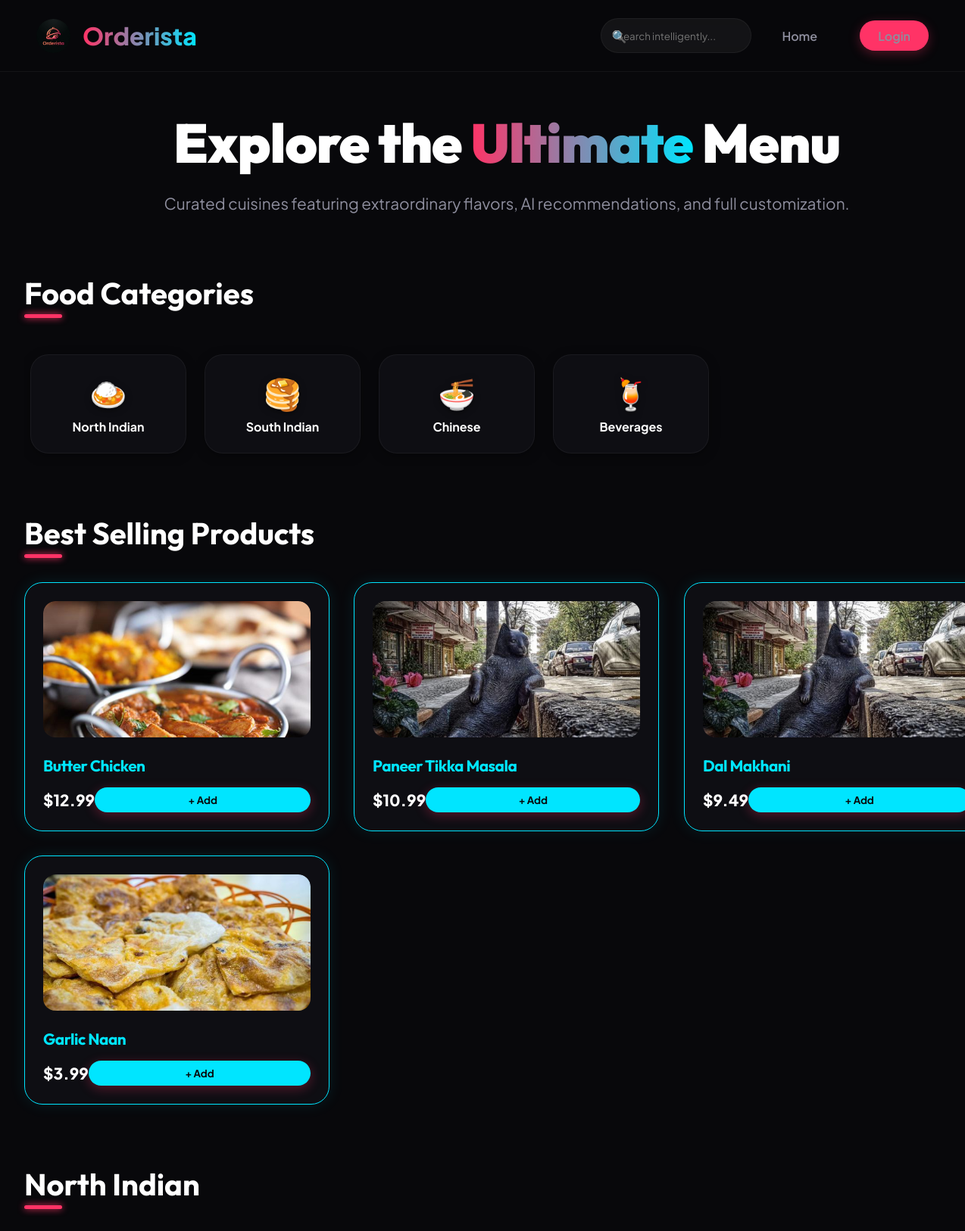
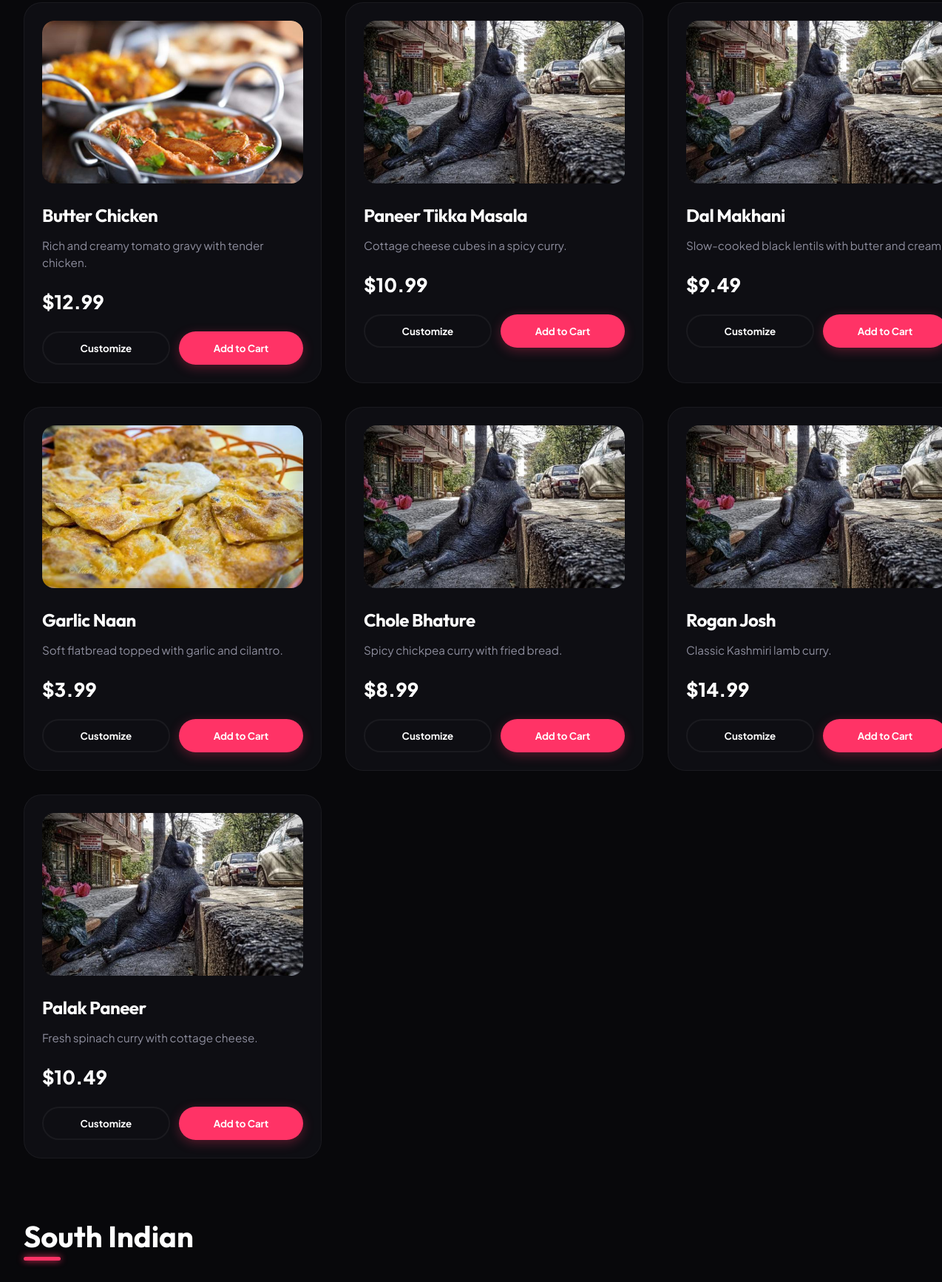
The page / (upper part) on the database its author committed (2 pictures, top to bottom).
### canteen/models.py (models this page shows, shortened)
class MenuItem(models.Model):
    CUISINE_CHOICES = (
        ('North Indian', 'North Indian'),
        ('South Indian', 'South Indian'),
        ('Chinese', 'Chinese'),
        ('Italian', 'Italian'),
        ('Beverages', 'Beverages'),
    )
    name = models.CharField(max_length=255)
    description = models.TextField(blank=True, null=True)
    price = models.DecimalField(max_digits=10, decimal_places=2)
    image = models.ImageField(upload_to='menu_items/', null=True, blank=True)
    is_available = models.BooleanField(default=True)
    canteen = models.ForeignKey(settings.AUTH_USER_MODEL, on_delete=models.CASCADE, limit_choices_to={'role': 2}) # 2 = IS_CANTEEN
    cuisine = models.CharField(max_length=50, choices=CUISINE_CHOICES, default='North Indian')
    customizable = models.BooleanField(default=True)

### orders/views.py (the view)
# urls.py: path('', home, name='home'),
def home(request):
    query = request.GET.get('q', '')
    if query:
        menu_items = MenuItem.objects.filter(name__icontains=query, is_available=True) | MenuItem.objects.filter(cuisine__icontains=query, is_available=True)
    else:
        menu_items = MenuItem.objects.filter(is_available=True)
    best_sellers = get_recommendations(request.user if request.user.is_authenticated else None, limit=4)
    grouped_items = {}
    for item in menu_items.distinct():
        if item.cuisine not in grouped_items:
            grouped_items[item.cuisine] = []
        grouped_items[item.cuisine].append(item)
    return render(request, 'home.html', {
        'grouped_items': grouped_items,
        'best_sellers': best_sellers,
        'query': query
    })

### ai_services/services.py (called while the page is built)
def get_recommendations(user=None, limit=3):
    popular_items = OrderItem.objects.values('menu_item').annotate(count=Count('menu_item')).order_by('-count')
    if popular_items.exists():
        popular_ids = [item['menu_item'] for item in popular_items[:limit]]
        return MenuItem.objects.filter(id__in=popular_ids)
    return MenuItem.objects.filter(is_available=True)[:limit]

### asgiref/local.py (called while the page is built)
    def __getattr__(self, key):
        storage_object = self._data.get({})
        try:
            return storage_object[key]
        except KeyError:
            raise AttributeError(f"{self!r} object has no attribute {key!r}")

    def __setattr__(self, key: str, value: Any) -> None:
        if key == "_data":
            return super().__setattr__(key, value)
        storage_object = self._data.get({}).copy()
        storage_object[key] = value
        self._data.set(storage_object)

    def __delattr__(self, key: str) -> None:
        storage_object = self._data.get({}).copy()
        if key in storage_object:
            del storage_object[key]
            self._data.set(storage_object)
        else:
            raise AttributeError(f"{self!r} object has no attribute {key!r}")

    @contextlib.contextmanager
    def _lock_storage(self):
        if self._thread_critical:
            is_async = True
            try:
                asyncio.get_running_loop()
            except RuntimeError:
                is_async = False
            if not is_async:
                yield self._storage
            else:
                if not hasattr(self._storage, "cvar"):
                    self._storage.cvar = _CVar()
                yield self._storage.cvar
        else:
            with self._thread_lock:
                yield self._storage

    def __getattr__(self, key):
        with self._lock_storage() as storage:
            return getattr(storage, key)

    def __setattr__(self, key, value):
        if key in ("_local", "_storage", "_thread_critical", "_thread_lock"):
            return super().__setattr__(key, value)
        with self._lock_storage() as storage:
            setattr(storage, key, value)

    def __delattr__(self, key):
        with self._lock_storage() as storage:
            delattr(storage, key)

### templates/home.html (shortened to what this page needs)
{% extends 'base.html' %}
{% block content %}
{% if query %}
<div style="text-align: center; margin-bottom: 4rem; animation: slideStagger 1s both;">
    <h1 style="font-size: 3.5rem; margin-bottom: 1rem; font-weight: 900;">Search results for <span style="color: var(--secondary);">{{ query }}</span></h1>
    <a href="/" class="btn btn-outline" style="margin-top: 1rem;">Back to Home</a>
</div>
{% else %}
<div style="text-align: center; margin-bottom: 5rem; animation: slideStagger 1s both;">
    <h1 style="font-size: 4.5rem; margin-bottom: 1rem; font-weight: 900; letter-spacing: -1px;">Explore the <span style="background: linear-gradient(90deg, var(--primary), var(--secondary)); -webkit-background-clip: text; color: transparent;">Ultimate</span> Menu</h1>
    <p style="color: var(--text-muted); font-size: 1.3rem;">Curated cuisines featuring extraordinary flavors, AI recommendations, and full customization.</p>
</div>
<h2 class="cuisine-title">Food Categories</h2>
<div class="category-scroller" style="margin-bottom: 4rem; animation: slideStagger 0.6s 0.2s both;">
    <div class="category-pill" onclick="filterCategory('North Indian')"><span class="category-icon">🍛</span><span style="font-weight: bold;">North Indian</span></div>
    <div class="category-pill" onclick="filterCategory('South Indian')"><span class="category-icon">🥞</span><span style="font-weight: bold;">South Indian</span></div>
    <div class="category-pill" onclick="filterCategory('Chinese')"><span class="category-icon">🍜</span><span style="font-weight: bold;">Chinese</span></div>
    <div class="category-pill" onclick="filterCategory('Beverages')"><span class="category-icon">🍹</span><span style="font-weight: bold;">Beverages</span></div>
</div>
<h2 class="cuisine-title">Best Selling Products</h2>
<div class="grid" style="margin-bottom: 5rem; animation: slideStagger 0.7s 0.3s both;" id="best-sellers-section">
    {% for item in best_sellers %}
    <div class="card" data-name="{{ item.name }}" data-desc="{{ item.description }}" style="border-color: var(--secondary); box-shadow: 0 0 20px rgba(0, 229, 255, 0.1);">
        <div class="card-content" style="height: 180px;">
            {% if item.image %}
            <img src="{{ item.image.url }}" alt="{{ item.name }}">
            {% else %}
            <div class="placeholder-img" style="background: var(--glass-bg); display: flex; align-items: center; justify-content: center; font-size: 4rem; height: 100%;">⭐</div>
            {% endif %}
        </div>
        <h3 style="color: var(--secondary); font-size: 1.3rem;">{{ item.name }}</h3>
        <div class="price-row" style="margin-top: 1rem;">
            <span class="price" style="font-size: 1.3rem;">${{ item.price }}</span>
            <button class="btn" style="background: var(--secondary); color: var(--bg-color); width: auto; padding: 0.5rem 1.5rem;" onclick="addToCart({{ item.id }}, '{{ item.name|escapejs }}', {{ item.price }})">+ Add</button>
        </div>
    </div>
    {% endfor %}
</div>
{% endif %}
{% for cuisine, items in grouped_items.items %}
<div class="cuisine-section" style="animation-delay: 0.{{ forloop.counter|add:'3' }}s;" data-cuisine="{{ cuisine }}">
    <h2 class="cuisine-title">{{ cuisine }}</h2>
    <div class="grid">
        {% for item in items %}
        <div class="card" data-name="{{ item.name }}" data-desc="{{ item.description }}">
            <div class="card-content">
                {% if item.image %}
                <img src="{{ item.image.url }}" alt="{{ item.name }}">
                {% else %}
                <div class="placeholder-img" style="background: var(--glass-bg); display: flex; align-items: center; justify-content: center; font-size: 4rem;">🍽️</div>
                {% endif %}
            </div>
            <h3>{{ item.name }}</h3>
            <p>{{ item.description|default:"No description available." }}</p>
            <div class="price-row">
                <span class="price">${{ item.price }}</span>
            </div>
            <div class="actions">
                {% if item.customizable %}
                <button class="btn btn-outline" onclick="document.getElementById('custom-{{ item.id }}').classList.add('active')">Customize</button>
                {% endif %}
                <button class="btn" onclick="addToCart({{ item.id }}, '{{ item.name|escapejs }}', {{ item.price }})">Add to Cart</button>
            </div>
        </div>
        {% endfor %}
    </div>
</div>
{% empty %}
<h3 style="text-align: center; color: var(--text-muted);">No items found.</h3>
{% endfor %}
{% endblock %}

### templates/base.html (shortened to what this page needs)
{% load static %}
<!DOCTYPE html>
<html lang="en">
<head>
    <link rel="stylesheet" href="{% static 'css/style.css' %}">
</head>
<body>
    <nav>
        <a href="/" class="nav-brand-container" style="text-decoration: none;">
            <img src="{% static 'img/logo.png' %}" alt="Logo" class="nav-brand-logo" onerror="this.style.display='none'; this.nextElementSibling.style.display='inline-block'">
            <span class="nav-brand">Orderista</span>
        </a>
        <form onsubmit="event.preventDefault();" class="search-container" style="margin-left: auto; margin-right: 2.5rem;">
            <span class="search-icon">🔍</span>
            <input type="text" id="live-search" name="q" class="search-input" placeholder="Search intelligently..." autocomplete="off">
        </form>
        <div class="nav-links">
            <a href="/">Home</a>
            {% if user.is_authenticated %}
                {% if user.role == 1 %}
                    <a href="/admin-portal">Admin Portal</a>
                {% elif user.role == 2 %}
                    <a href="/canteen">Canteen Dashboard</a>
                {% endif %}
                <a href="{% url 'order_list' %}">My Orders</a>
                <span style="margin-left: 1.5rem; color: var(--text-light); font-weight: 700; letter-spacing: 0.5px;">Hello, {{ user.username }}!</span>
                <a href="{% url 'logout' %}" class="btn" style="margin-left: 1.5rem; padding: 0.6rem 1.5rem;">Logout</a>
            {% else %}
                <a href="{% url 'login' %}" class="btn" style="margin-left: 1.5rem; padding: 0.6rem 1.5rem;">Login</a>
            {% endif %}
        </div>
    </nav>
    <div class="container">
        {% block content %}
        {% endblock %}
    </div>
</body>
</html>

### rows shown on the page
MenuItem: image (picture), name "Butter Chicken", price "12.99", cuisine "North Indian", description "Rich and creamy tomato gravy with tender chicken."
MenuItem: image (picture), name "Paneer Tikka Masala", price "10.99", description "Cottage cheese cubes in a spicy curry."
MenuItem: image (picture), name "Dal Makhani", price "9.49", description "Slow-cooked black lentils with butter and…"
MenuItem: image (picture), name "Garlic Naan", price "3.99", description "Soft flatbread topped with garlic and cilantro."
MenuItem: image (picture), name "Chole Bhature", description "Spicy chickpea curry with fried bread.", price "8.99"
MenuItem: image (picture), name "Rogan Josh", description "Classic Kashmiri lamb curry.", price "14.99"
MenuItem: image (picture), name "Palak Paneer", description "Fresh spinach curry with cottage cheese.", price "10.49"
MenuItem: cuisine "South Indian"
